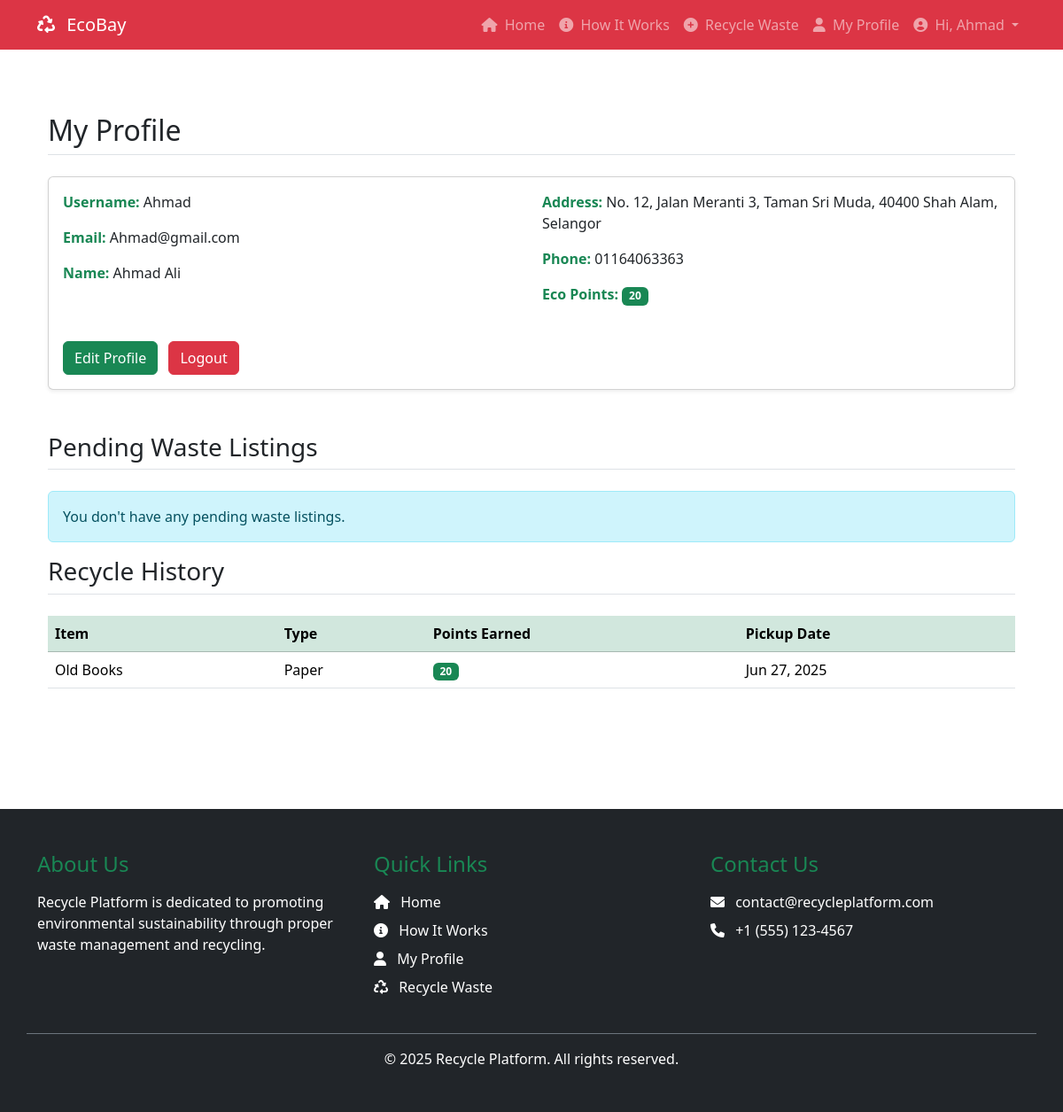
Page /profile/view.php (signed in) on the earlier database version.
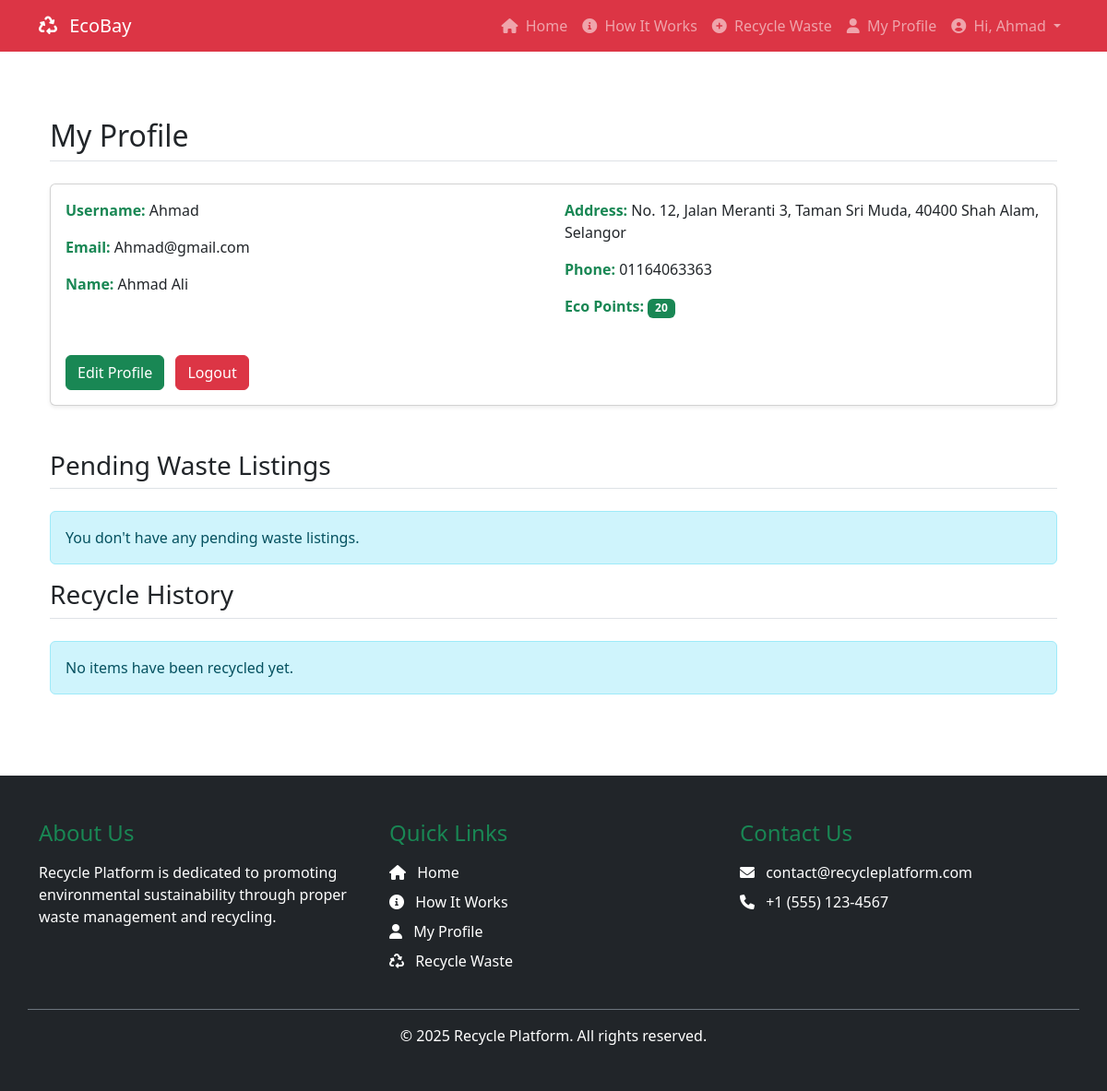
Same page on the later database version.
### tables this page shows
CREATE TABLE `users` (
  `id` int(11) NOT NULL,
  `username` varchar(50) NOT NULL,
  `email` varchar(100) NOT NULL,
  `password` varchar(255) NOT NULL,
  `first_name` varchar(50) DEFAULT NULL,
  `last_name` varchar(50) DEFAULT NULL,
  `address` text DEFAULT NULL,
  `phone` varchar(20) DEFAULT NULL,
  `eco_points` int(11) DEFAULT 0,
  `created_at` timestamp NOT NULL DEFAULT current_timestamp(),
  `updated_at` timestamp NOT NULL DEFAULT current_timestamp() ON UPDATE current_timestamp(),
  `is_admin` tinyint(1) DEFAULT 0
);

CREATE TABLE `items` (
  `id` int(11) NOT NULL,
  `user_id` int(11) NOT NULL,
  `name` varchar(100) NOT NULL,
  `type` enum('Plastic','Metal','Paper','Glass','Electronics','Organic','Others') NOT NULL,
  `image_path` varchar(255) NOT NULL,
  `description` text DEFAULT NULL,
  `status` enum('Pending','Sold') DEFAULT 'Pending',
  `created_at` timestamp NOT NULL DEFAULT current_timestamp(),
  `updated_at` timestamp NOT NULL DEFAULT current_timestamp() ON UPDATE current_timestamp(),
  `admin_id` int(11) DEFAULT NULL,
  `points_earned` int(11) DEFAULT 0,
  `pickup_date` timestamp NULL DEFAULT NULL
);

### includes/functions.php (called while the page is built, shortened)
<?php
function getUserById($id) {
    global $pdo;
    $stmt = $pdo->prepare("SELECT * FROM users WHERE id = ?");
    $stmt->execute([$id]);
    return $stmt->fetch(PDO::FETCH_ASSOC);
}
?>

### profile/view.php (the view, shortened to what this page needs)
<?php
require_once '../includes/config.php';
$user = getUserById($_SESSION['user_id']);
$pendingStmt = $pdo->prepare("SELECT * FROM items
                            WHERE user_id = ? AND status = 'Pending'
                            ORDER BY created_at DESC");
$pendingStmt->execute([$_SESSION['user_id']]);
$pendingItems = $pendingStmt->fetchAll(PDO::FETCH_ASSOC);
$soldStmt = $pdo->prepare("SELECT * FROM items
                          WHERE user_id = ? AND status = 'Sold'
                          ORDER BY pickup_date DESC");
$soldStmt->execute([$_SESSION['user_id']]);
$soldItems = $soldStmt->fetchAll(PDO::FETCH_ASSOC);
?>
<?php include '../includes/header.php'; ?>
<div class="container py-5">
    <h2 class="mb-4 border-bottom pb-2">My Profile</h2>
    <div class="card mb-5 shadow-sm">
        <div class="card-body">
            <div class="row">
                <div class="col-md-6">
                    <p class="mb-3"><strong class="text-success">Username:</strong> <?= htmlspecialchars($user['username']) ?></p>
                    <p class="mb-3"><strong class="text-success">Email:</strong> <?= htmlspecialchars($user['email']) ?></p>
                    <p class="mb-3"><strong class="text-success">Name:</strong> <?= htmlspecialchars($user['first_name']) ?> <?= htmlspecialchars($user['last_name']) ?></p>
                </div>
                <div class="col-md-6">
                    <p class="mb-3"><strong class="text-success">Address:</strong> <?= !empty($user['address']) ? htmlspecialchars($user['address']) : 'Not provided' ?></p>
                    <p class="mb-3"><strong class="text-success">Phone:</strong> <?= !empty($user['phone']) ? htmlspecialchars($user['phone']) : 'Not provided' ?></p>
                    <p class="mb-3"><strong class="text-success">Eco Points:</strong> <span class="badge bg-success"><?= $user['eco_points'] ?></span></p>
                </div>
            </div>
            <div class="mt-4">
                <a href="edit.php" class="btn btn-success me-2">Edit Profile</a>
                <a href="../auth/logout.php" class="btn btn-danger">Logout</a>
            </div>
        </div>
    </div>
    <div class="my-items">
        <h3 class="mb-4 border-bottom pb-2">Pending Waste Listings</h3>
        <?php if (empty($pendingItems)): ?>
            <div class="alert alert-info">You don't have any pending waste listings.</div>
        <?php endif; ?>
        <h3 class="mb-4 border-bottom pb-2">Recycle History</h3>
        <?php if (empty($soldItems)): ?>
            <div class="alert alert-info">No items have been recycled yet.</div>
        <?php else: ?>
            <div class="table-responsive mb-5">
                <table class="table table-hover">
                    <thead class="table-success">
                        <tr>
                            <th>Item</th>
                            <th>Type</th>
                            <th>Points Earned</th>
                            <th>Pickup Date</th>
                        </tr>
                    </thead>
                    <tbody>
                        <?php foreach ($soldItems as $item): ?>
                            <tr>
                                <td><?= htmlspecialchars($item['name']) ?></td>
                                <td><?= htmlspecialchars($item['type']) ?></td>
                                <td><span class="badge bg-success"><?= $item['points_earned'] ?></span></td>
                                <td><?= date('M j, Y', strtotime($item['pickup_date'])) ?></td>
                            </tr>
                        <?php endforeach; ?>
                    </tbody>
                </table>
            </div>
        <?php endif; ?>
    </div>
</div>
<?php include '../includes/footer.php'; ?>

### includes/header.php (shortened to what this page needs)
<?php
$base_url = 'http://' . $_SERVER['HTTP_HOST'] . '/ecobay-unsecure/';
$is_admin = isset($_SESSION['is_admin']) && $_SESSION['is_admin'];
?>
<!DOCTYPE html>
<html lang="en">
<head>
    <link href="https://cdn.jsdelivr.net/npm/bootstrap@5.3.7/dist/css/bootstrap.min.css" rel="stylesheet">
    <link rel="stylesheet" href="https://cdnjs.cloudflare.com/ajax/libs/font-awesome/6.0.0/css/all.min.css">
</head>
<body>
    <header class="navbar navbar-expand-lg navbar-dark bg-danger">
        <div class="container">
            <a class="navbar-brand" href="<?= $base_url ?>index.php">
                <i class="fas fa-recycle me-2"></i>
                <span>EcoBay</span>
            </a>
            <nav class="collapse navbar-collapse" id="mainNav">
                <ul class="navbar-nav ms-auto">
                    <li class="nav-item">
                        <a class="nav-link" href="<?= $base_url ?>index.php">
                            <i class="fas fa-home me-1"></i> Home
                        </a>
                    </li>
                    <li class="nav-item">
                        <a class="nav-link" href="<?= $base_url ?>about.php">
                            <i class="fas fa-info-circle me-1"></i> How It Works
                        </a>
                    </li>
                    <?php if (isset($_SESSION['user_id'])): ?>
                        <?php if ($is_admin): ?>
                            <li class="nav-item">
                                <a class="nav-link" href="<?= $base_url ?>admin/dashboard.php">
                                    <i class="fas fa-tachometer-alt me-1"></i> Dashboard
                                </a>
                            </li>
                            <li class="nav-item">
                                <a class="nav-link" href="<?= $base_url ?>admin/users.php">
                                    <i class="fas fa-users me-1"></i> Users
                                </a>
                            </li>
                        <?php else: ?>
                            <li class="nav-item">
                                <a class="nav-link" href="<?= $base_url ?>item/sell.php">
                                    <i class="fas fa-plus-circle me-1"></i> Recycle Waste
                                </a>
                            </li>
                            <li class="nav-item">
                                <a class="nav-link" href="<?= $base_url ?>profile/view.php">
                                    <i class="fas fa-user me-1"></i> My Profile
                                </a>
                            </li>
                        <?php endif; ?>
                        <li class="nav-item dropdown">
                            <a class="nav-link dropdown-toggle" href="#" id="userDropdown" role="button" data-bs-toggle="dropdown">
                                <i class="fas fa-user-circle me-1"></i> Hi, <?= htmlspecialchars($_SESSION['username'] ?? 'User') ?>
                            </a>
                        </li>
                    <?php endif; ?>
                </ul>
            </nav>
        </div>
    </header>
    <main class="container my-4">

### includes/footer.php (shortened to what this page needs)
</main>
<footer class="bg-dark text-white py-5">
    <div class="container">
        <div class="row">
            <div class="col-md-4 mb-4 mb-md-0">
                <h4 class="text-success mb-3">About Us</h4>
                <p>Recycle Platform is dedicated to promoting environmental sustainability through proper waste management and recycling.</p>
            </div>
            <div class="col-md-4 mb-4 mb-md-0">
                <h4 class="text-success mb-3">Quick Links</h4>
                <ul class="list-unstyled">
                    <li class="mb-2">
                        <a href="<?= $base_url ?>index.php" class="text-white text-decoration-none">
                            <i class="fas fa-home me-2"></i> Home
                        </a>
                    </li>
                    <li class="mb-2">
                        <a href="<?= $base_url ?>about.php" class="text-white text-decoration-none">
                            <i class="fas fa-info-circle me-2"></i> How It Works
                        </a>
                    </li>
                    <?php if (isset($_SESSION['user_id'])): ?>
                        <?php if ($is_admin): ?>
                            <li class="mb-2">
                                <a href="<?= $base_url ?>admin/dashboard.php" class="text-white text-decoration-none">
                                    <i class="fas fa-tachometer-alt me-2"></i> Dashboard
                                </a>
                            </li>
                            <li class="mb-2">
                                <a href="<?= $base_url ?>admin/users.php" class="text-white text-decoration-none">
                                    <i class="fas fa-users-cog me-2"></i> Manage Users
                                </a>
                            </li>
                        <?php else: ?>
                            <li class="mb-2">
                                <a href="<?= $base_url ?>profile/view.php" class="text-white text-decoration-none">
                                    <i class="fas fa-user me-2"></i> My Profile
                                </a>
                            </li>
                        <?php endif; ?>
                        <li class="mb-2">
                            <a href="<?= $base_url ?>item/sell.php" class="text-white text-decoration-none">
                                <i class="fas fa-recycle me-2"></i> Recycle Waste
                            </a>
                        </li>
                    <?php endif; ?>
                </ul>
            </div>
            <div class="col-md-4">
                <h4 class="text-success mb-3">Contact Us</h4>
                <p class="mb-2">
                    <i class="fas fa-envelope me-2"></i> contact@recycleplatform.com
                </p>
                <p class="mb-2">
                    <i class="fas fa-phone me-2"></i> +1 (555) 123-4567
                </p>
            </div>
        </div>
        <div class="row mt-4 pt-3 border-top border-secondary">
            <div class="col-12 text-center">
                <p class="mb-0">&copy; <?= date('Y') ?> Recycle Platform. All rights reserved.</p>
            </div>
        </div>
    </div>
</footer>
</body>
</html>

Differences in the rows shown:
removed items: name "Old Books", type "Paper", points_earned "20", pickup_date "Jun 27, 2025"
Other differences:
text no longer shown: "Item Type Points Earned Pickup Date"
text now shown: "No items have been recycled yet."
